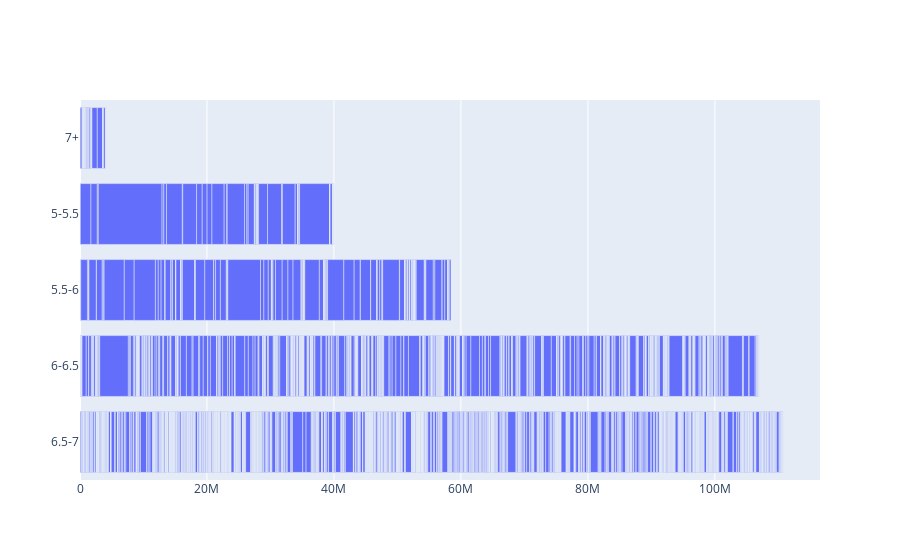

The notebook cell this image was saved under:
### Code cell
fig = go.Figure(go.Bar(
            x = cancer_prev['total_population'],
            y = cancer_prev['cancer_risk'],
            orientation='h',))

fig.show()

### Figure 1 — Plotly figure (JSON) as saved in the notebook; plotly's stock layout.template omitted (floating-point values rounded to 4 significant figures; data arrays with more than 128 entries replaced by an {"elided": "..."} marker saying what was removed)
{"data": [{"orientation": "h", "type": "bar", "x": {"elided": "3121 int values"}, "y": {"elided": "3121 str values"}}], "layout": {}}
